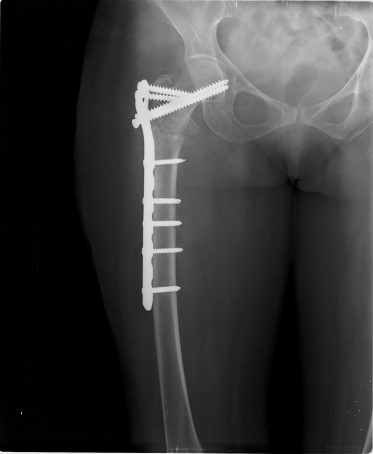
#> input picture images/Renamed Folders zips by Mufti/Frac/122000001.jpg, 373 x 454 px
$ python process_image.py --input 'images/Renamed Folders zips by Mufti/Frac/122000001.jpg' --output out.png --operation clahe
#> lines starting #> are read from the running program, lines starting #| are printed output that depends on the picture
#> in main, img is the input picture: shape (454, 373, 3); min 0, max 246, mean 57.2
import cv2
import numpy as np
import argparse
import sys
import os

def apply_clahe(img):
    if len(img.shape) == 2:
        clahe = cv2.createCLAHE(clipLimit=2.0, tileGridSize=(8,8))
        return clahe.apply(img)
    elif len(img.shape) == 3:
        lab = cv2.cvtColor(img, cv2.COLOR_BGR2LAB)
#> lab: shape (454, 373, 3); mean of channels 0, 1, 2 59.8, 128, 128
        l, a, b = cv2.split(lab)
#> a: shape (454, 373); every value is 128
        clahe = cv2.createCLAHE(clipLimit=2.0, tileGridSize=(8,8))
        cl = clahe.apply(l)
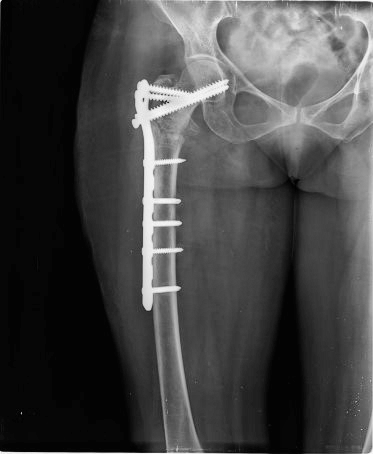
#> cl: shape (454, 373); min 1, max 250, mean 69.6
        merged = cv2.merge((cl, a, b))
#> merged: shape (454, 373, 3); mean of channels 0, 1, 2 69.6, 128, 128
        return cv2.cvtColor(merged, cv2.COLOR_LAB2BGR)
    return img

def to_black_white(img):
    gray = cv2.cvtColor(img, cv2.COLOR_BGR2GRAY)
    _, bw = cv2.threshold(gray, 127, 255, cv2.THRESH_BINARY)
    return bw

def to_grayscale(img):
    return cv2.cvtColor(img, cv2.COLOR_BGR2GRAY)

def enhance_channel(img, channel):
    img = img.copy()
    idx = {'r':2, 'g':1, 'b':0}[channel]
    img[:,:,idx] = np.clip(img[:,:,idx] * 1.5, 0, 255).astype(np.uint8)
    return img

def resize_image(img, width, height):
    return cv2.resize(img, (width, height))

def crop_image(img, x, y, w, h):
    return img[y:y+h, x:x+w]

def zoom_image(img, factor):
    h, w = img.shape[:2]
    nh, nw = int(h*factor), int(w*factor)
    return cv2.resize(img, (nw, nh))

def rotate_image(img, angle):
    h, w = img.shape[:2]
    M = cv2.getRotationMatrix2D((w/2, h/2), angle, 1)
    return cv2.warpAffine(img, M, (w, h))

def main():
    parser = argparse.ArgumentParser(description='Process an image.')
    parser.add_argument('--input', required=True, help='Input image path')
    parser.add_argument('--output', required=True, help='Output image path')
    parser.add_argument('--operation', required=True, choices=['clahe', 'bw', 'grayscale', 'enhance_r', 'enhance_g', 'enhance_b', 'resize', 'crop', 'zoom', 'rotate'])
    parser.add_argument('--width', type=int)
    parser.add_argument('--height', type=int)
    parser.add_argument('--x', type=int)
    parser.add_argument('--y', type=int)
    parser.add_argument('--w', type=int)
    parser.add_argument('--h', type=int)
    parser.add_argument('--factor', type=float)
    parser.add_argument('--angle', type=float)
    args = parser.parse_args()

    if not os.path.exists(args.input):
        print('Input file does not exist', file=sys.stderr)
        sys.exit(1)
    img = cv2.imread(args.input)
    if img is None:
        print('Failed to load image', file=sys.stderr)
        sys.exit(1)

    if args.operation == 'clahe':
        out = apply_clahe(img)
    elif args.operation == 'bw':
        out = to_black_white(img)
    elif args.operation == 'grayscale':
        out = to_grayscale(img)
    elif args.operation == 'enhance_r':
        out = enhance_channel(img, 'r')
    elif args.operation == 'enhance_g':
        out = enhance_channel(img, 'g')
    elif args.operation == 'enhance_b':
        out = enhance_channel(img, 'b')
    elif args.operation == 'resize':
        if args.width is None or args.height is None:
            print('Width and height required for resize', file=sys.stderr)
            sys.exit(1)
        out = resize_image(img, args.width, args.height)
    elif args.operation == 'crop':
        if None in (args.x, args.y, args.w, args.h):
            print('x, y, w, h required for crop', file=sys.stderr)
            sys.exit(1)
        out = crop_image(img, args.x, args.y, args.w, args.h)
    elif args.operation == 'zoom':
        if args.factor is None:
            print('Factor required for zoom', file=sys.stderr)
            sys.exit(1)
        out = zoom_image(img, args.factor)
    elif args.operation == 'rotate':
        if args.angle is None:
            print('Angle required for rotate', file=sys.stderr)
            sys.exit(1)
        out = rotate_image(img, args.angle)
    else:
        print('Unknown operation', file=sys.stderr)
        sys.exit(1)

    # Save output
    if len(out.shape) == 2:
        cv2.imwrite(args.output, out)
    else:
        cv2.imwrite(args.output, cv2.cvtColor(out, cv2.COLOR_BGR2RGB) if out.shape[2] == 3 else out)

if __name__ == '__main__':
    main()

$ run again, on images/Renamed Folders zips by Mufti/Frac/122000059.jpg
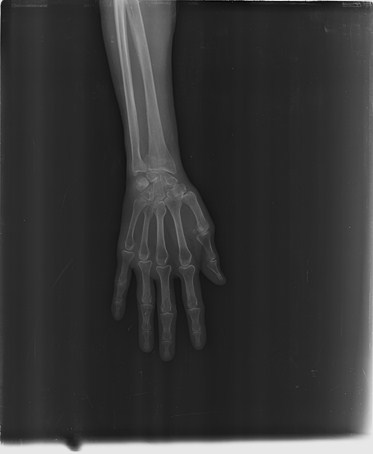
#> input picture images/Renamed Folders zips by Mufti/Frac/122000059.jpg, 373 x 454 px
#> in main, img is the input picture: shape (454, 373, 3); min 0, max 239, mean 53.5
#> lab: shape (454, 373, 3); mean of channels 0, 1, 2 55.6, 128, 128
#> a: shape (454, 373); every value is 128
#> in apply_clahe, `cl = clahe.apply(l)`:
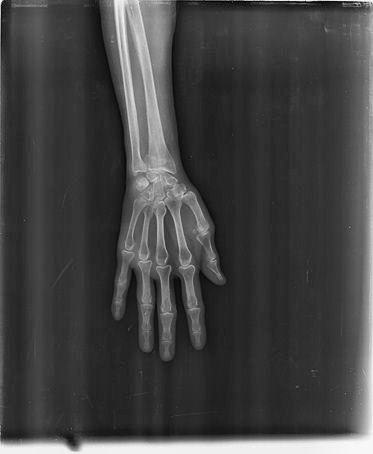
#> cl: shape (454, 373); min 1, max 250, mean 67.1
#> merged: shape (454, 373, 3); mean of channels 0, 1, 2 67.1, 128, 128

$ run again, on images/Renamed Folders zips by Mufti/Frac/122000083.jpg
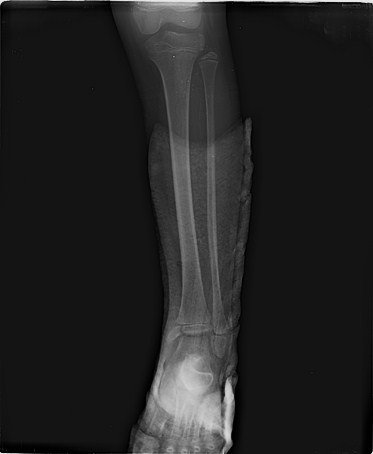
#> input picture images/Renamed Folders zips by Mufti/Frac/122000083.jpg, 373 x 454 px
#> in main, img is the input picture: shape (454, 373, 3); min 0, max 236, mean 34.9
#> lab: shape (454, 373, 3); mean of channels 0, 1, 2 33.3, 128, 128
#> a: shape (454, 373); every value is 128
#> in apply_clahe, `cl = clahe.apply(l)`:
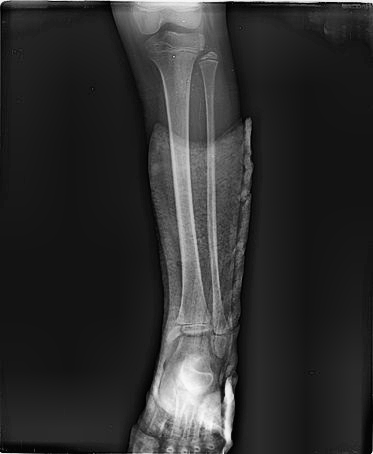
#> cl: shape (454, 373); min 1, max 250, mean 46.7
#> merged: shape (454, 373, 3); mean of channels 0, 1, 2 46.7, 128, 128

$ run again, on images/Renamed Folders zips by Mufti/Frac/122000086.jpg
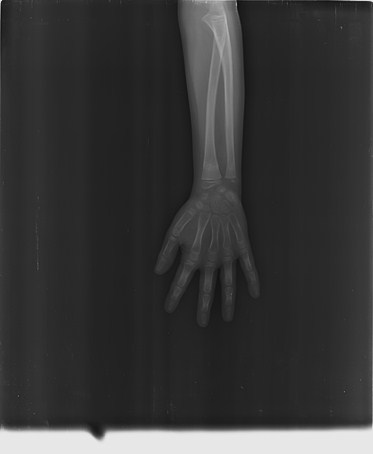
#> input picture images/Renamed Folders zips by Mufti/Frac/122000086.jpg, 373 x 454 px
#> in main, img is the input picture: shape (454, 373, 3); min 12, max 236, mean 55.2
#> lab: shape (454, 373, 3); mean of channels 0, 1, 2 57.1, 128, 128
#> a: shape (454, 373); every value is 128
#> in apply_clahe, `cl = clahe.apply(l)`:
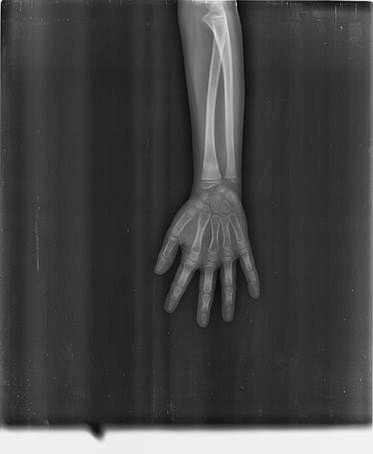
#> cl: shape (454, 373); min 6, max 244, mean 67.1
#> merged: shape (454, 373, 3); mean of channels 0, 1, 2 67.1, 128, 128
